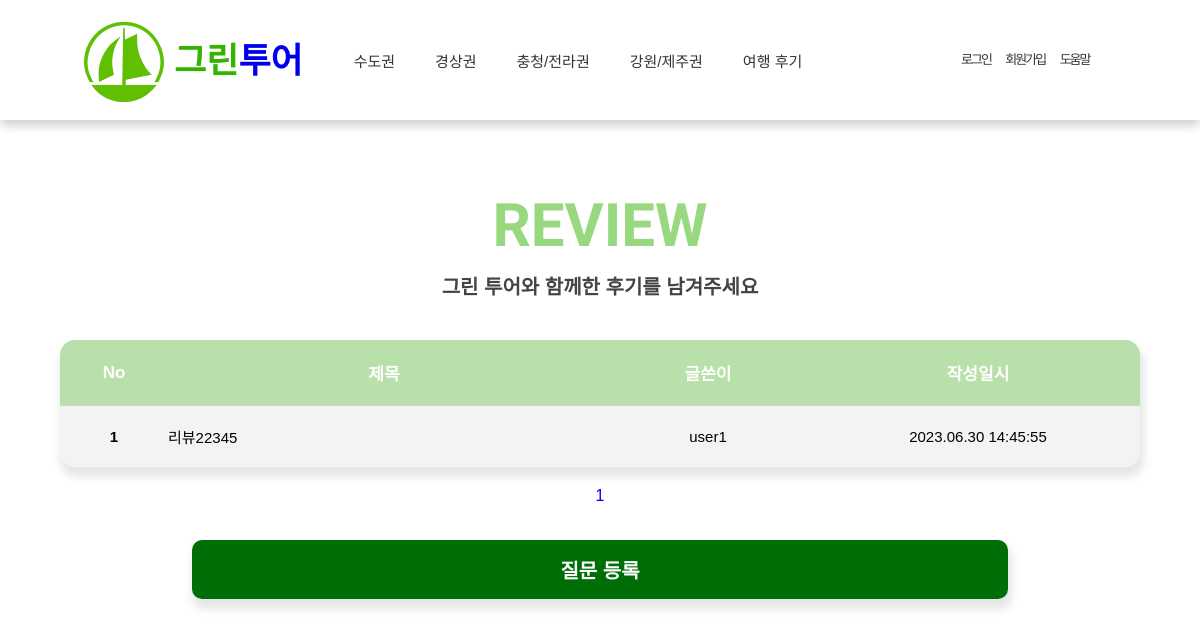
Page /tour/index on the earlier database version.
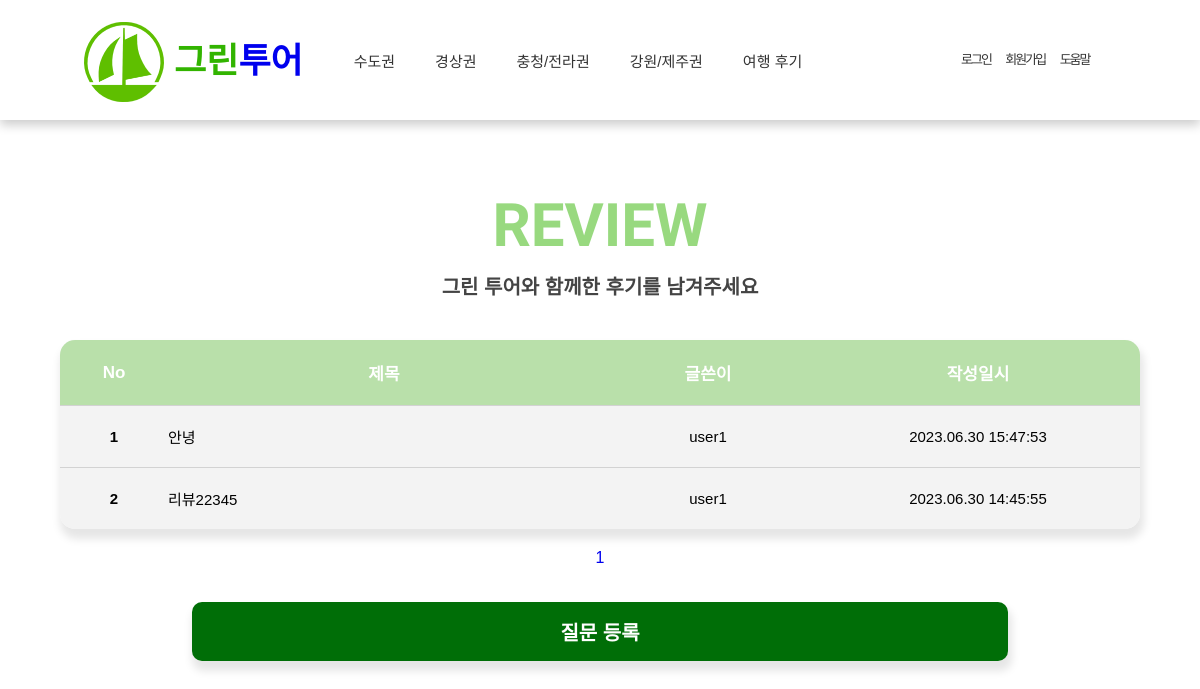
Same page on the later database version.
### tour/models.py (models this page shows, shortened)
class Question(models.Model):
    author = models.ForeignKey(User, on_delete=models.CASCADE)
    subject = models.CharField(max_length=200)
    content = models.TextField()
    create_date = models.DateTimeField()
    modify_date = models.DateTimeField(null=True, blank=True)
    photo = models.ImageField(upload_to='tour/images/%Y/%m/%d/',
                              null=True, blank=True)

### tour/views.py (the view)
# urls.py: path('index', views.question_list, name='question_list'),
def question_list(request):
    question_list = Question.objects.order_by('-create_date')
    page = request.GET.get('page', '1')
    paginator = Paginator(question_list, 10)    #페이지당 10개씩 보여주기
    page_obj = paginator.get_page(page)
    context = {'question_list': page_obj}
    return render(request, 'tour/question_list.html', context)

### templates/tour/question_list.html (shortened to what this page needs)
{% extends 'base.html' %}
{% load static %}
{% load board_filter %}
{% block content %}
{% include 'header.html' %}
<link rel="stylesheet" href="{% static 'tour/css/boardstyle.css' %}">
<div class="container">
    <h1>REVIEW</h1>
    <p>그린 투어와 함께한 후기를 남겨주세요</p>
    <section id="board_main">
        <table class="board_main_table">
            <thead class="board_table_thd">
                <tr>
                    <th>No</th>
                    <th>제목</th>
                    <th>글쓴이</th>
                    <th>작성일시</th>
                </tr>
            </thead>
            <tbody>
            {% if question_list %}
                {% for question in question_list %}
                <tr>
                    <td>{{ forloop.counter }}</td>
                    <td>
                        <a href="{% url 'tour:detail' question.id %}">
                            {{ question.subject }}
                        </a>
                    </td>
                    <td>{{ question.author }}</td>
                    <td>{{ question.create_date|date:"Y.m.d H:i:s" }}</td>
                </tr>
                {% endfor %}
            {% else %}
                <p>질문이 없습니다.</p>
            {% endif %}
            </tbody>
        </table>
        <ul class="pagination">
            {% for page_number in question_list.paginator.page_range %}
                {% if page_number == question_list.number %}
                    <li class="page-item">
                        <a class="page-link" href="?page={{ page_number }}">{{ page_number }}</a>
                    </li>
                {% else %}
                    <li class="page-item">
                        <a class="page-link" href="?page={{ page_number }}">{{ page_number }}</a>
                    </li>
                {% endif %}
            {% endfor %}
        </ul>
        <a href="{% url 'tour:question_create' %}"
           class="board_main_q_btn">질문 등록</a>
    </section>
</div>
{% endblock %}

Differences in the rows shown:
added Question: subject "안녕", author "user1", create_date "2023.06.30 15:47:53"
